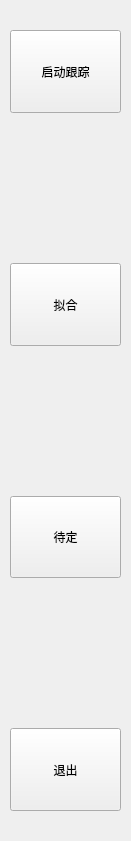
   <widget class="QWidget" name="layoutWidget">
    <property name="geometry">
     <rect>
      <x>19</x>
      <y>20</y>
      <width>131</width>
      <height>841</height>
     </rect>
    </property>
    <layout class="QVBoxLayout" name="verticalLayout_3">
     <property name="spacing">
      <number>150</number>
     </property>
     <property name="leftMargin">
      <number>10</number>
     </property>
     <property name="topMargin">
      <number>30</number>
     </property>
     <property name="rightMargin">
      <number>10</number>
     </property>
     <property name="bottomMargin">
      <number>30</number>
     </property>
     <item>
      <widget class="QPushButton" name="pb1">
       <property name="sizePolicy">
        <sizepolicy hsizetype="Minimum" vsizetype="Preferred">
         <horstretch>0</horstretch>
         <verstretch>0</verstretch>
        </sizepolicy>
       </property>
       <property name="minimumSize">
        <size>
         <width>0</width>
         <height>1</height>
        </size>
       </property>
       <property name="text">
        <string>启动跟踪</string>
       </property>
       <property name="iconSize">
        <size>
         <width>16</width>
         <height>16</height>
        </size>
       </property>
      </widget>
     </item>
     <item>
      <widget class="QPushButton" name="pb2">
       <property name="sizePolicy">
        <sizepolicy hsizetype="Minimum" vsizetype="Preferred">
         <horstretch>0</horstretch>
         <verstretch>0</verstretch>
        </sizepolicy>
       </property>
       <property name="text">
        <string>拟合</string>
       </property>
      </widget>
     </item>
     <item>
      <widget class="QPushButton" name="pb3">
       <property name="sizePolicy">
        <sizepolicy hsizetype="Minimum" vsizetype="Preferred">
         <horstretch>0</horstretch>
         <verstretch>0</verstretch>
        </sizepolicy>
       </property>
       <property name="text">
        <string>待定</string>
       </property>
      </widget>
     </item>
     <item>
      <widget class="QPushButton" name="pb4">
       <property name="sizePolicy">
        <sizepolicy hsizetype="Minimum" vsizetype="Preferred">
         <horstretch>0</horstretch>
         <verstretch>0</verstretch>
        </sizepolicy>
       </property>
       <property name="text">
        <string>退出</string>
       </property>
      </widget>
     </item>
    </layout>
   </widget>
